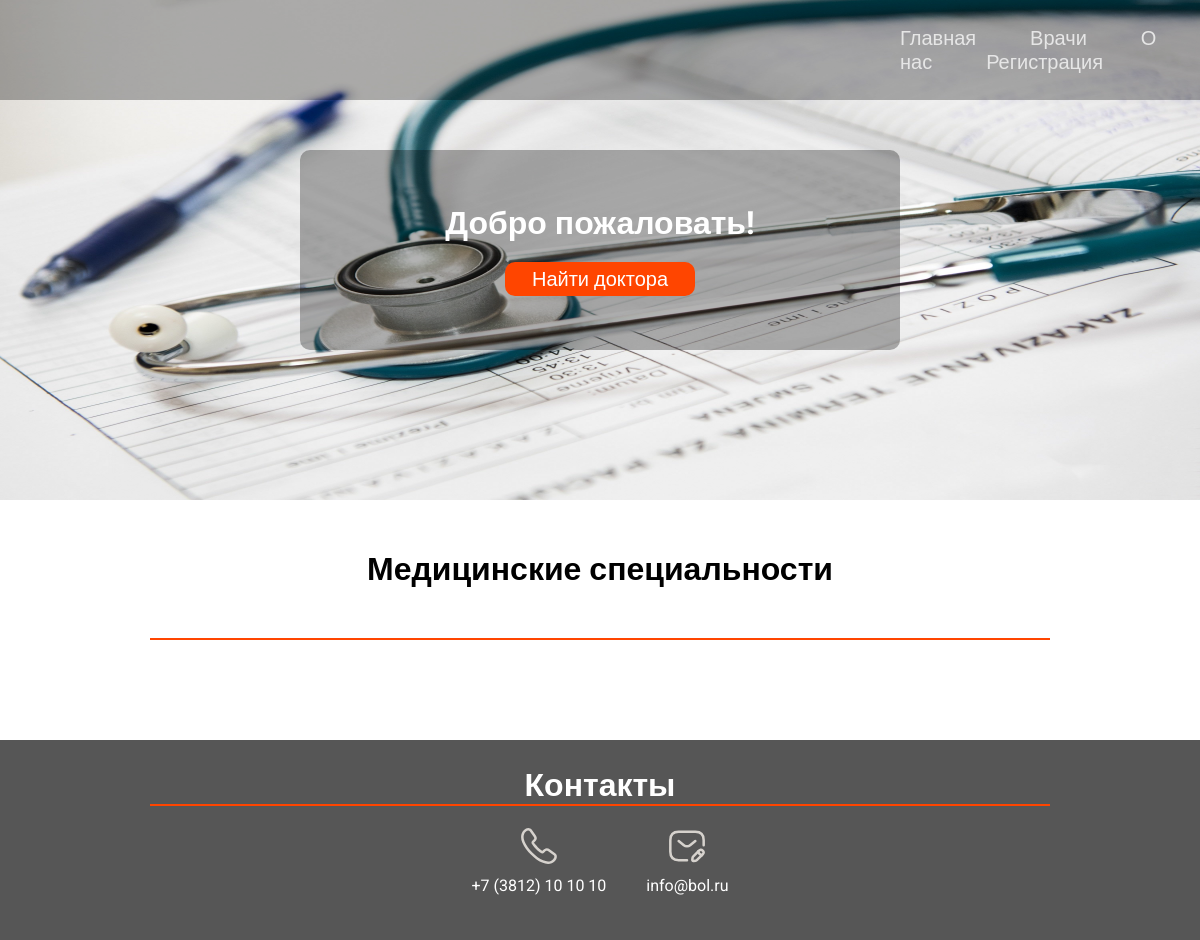
Before: / with the older database file.
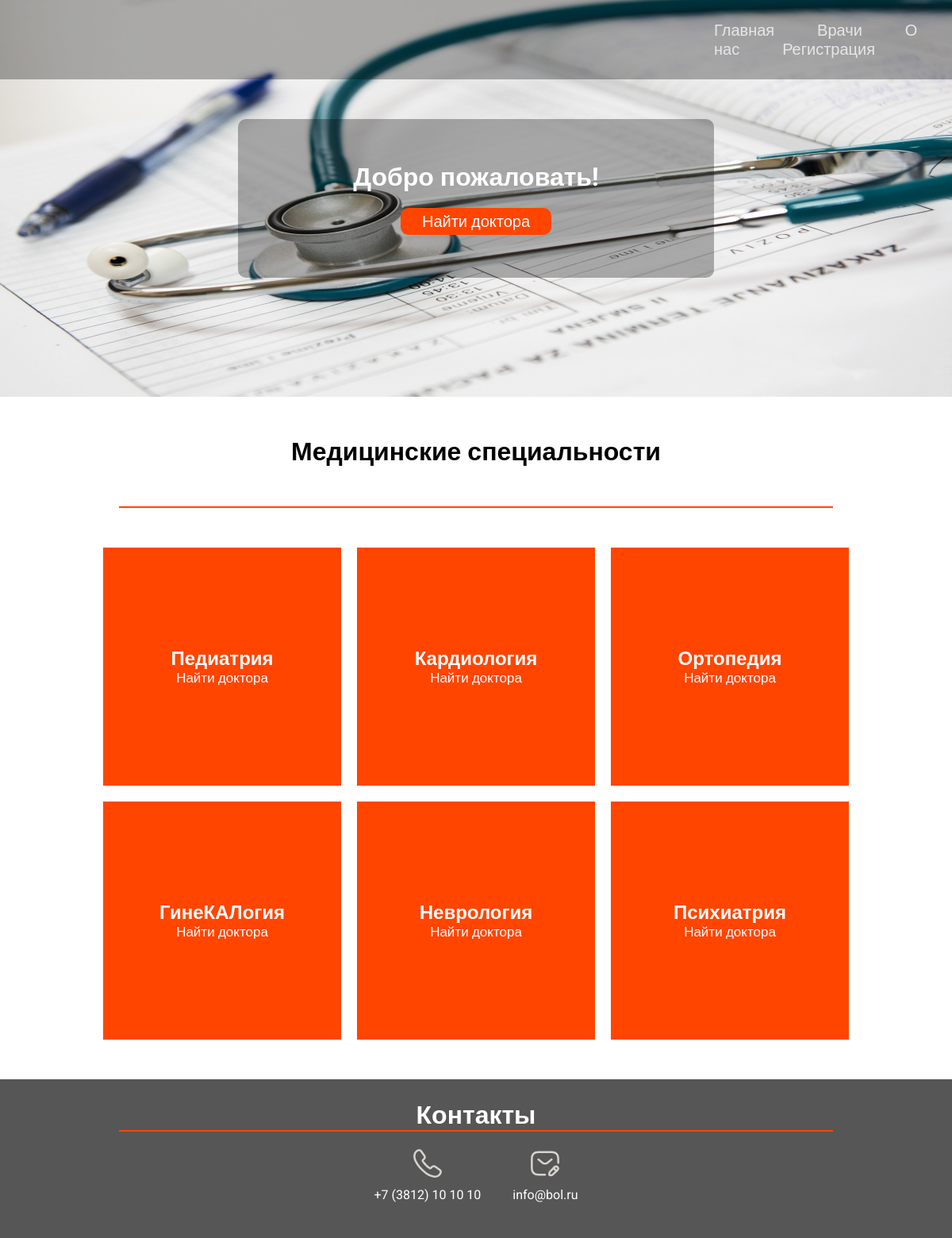
After: the same page with the newer database file.
### tables this page shows
CREATE TABLE `specialties` (
  `id` int NOT NULL,
  `name` varchar(255) NOT NULL,
  `img` varchar(255) NOT NULL
);

### index.php (the view)
<?php
include "components/header.php";
?>
<main>
<div class="board">
    <div class="find">
        <h1>Добро пожаловать!</h1>
        <a href="doctors.php">Найти доктора</a>
    </div>
</div>
<h1>Медицинские специальности</h1>
<div class="line"></div>
<div class="specialties">
    <?php
    $specialties = $core->query("SELECT * FROM `specialties`");
    while($specialt = $specialties->fetch_assoc()){
        ?>
            <div class="specialt">
                <p><?= $specialt['name']?></p>
                <a href="doctors.php">Найти доктора</a>
            </div>
        <?php
    }
    ?>
</div>
</main>
<?php
include "components/footer.php";
?>

### components/header.php (shortened to what this page needs)
<!DOCTYPE html>
<html lang="en">
<head>
    <link rel="stylesheet" href="/css/index.css">
</head>
<body>
<header>
    <div class="buttons">
        <a href="/index.php">Главная</a>
        <a href="/doctors.php">Врачи</a>
        <a href="/about.php">О нас</a>
        <?php
        if(!isset($_SESSION['user'])){
            ?>
                <button onclick="openModal1()">Регистрация</button>
            <?php
        } else { ?>
                <a href="/logout.php">user</a>
        <?php }
        ?>
    </div>
</header>

### components/footer.php (shortened to what this page needs)
<footer>
    <h1>Контакты</h1>
    <div class="line"></div>
    <div class="link">
        <div class="phone">
            <img src="img/icons/call.svg">
            <p>+7 (3812) 10 10 10</p>
        </div>
        <div class="mail">
            <img src="img/icons/sms-edit.svg">
            <p>info@bol.ru</p>
        </div>
    </div>
</footer>
</body>
</html>

### css/index.css (style rules this page uses)
* { padding: 0; margin: 0; font-family: 'Roboto', sans-serif; }
main { display: flex; justify-content: center; align-items: center; flex-direction: column; gap: 50px; }
header { width: 100%; height: 100px; background-color: rgba(0, 0, 0, 0.3); display: flex; justify-content: center; align-items: center; gap: 900px; position: fixed; z-index: 1; }
header a { color: #e6e6e6; font-size: 20px; font-weight: 500; text-decoration: none; margin-right: 50px; }
header button { color: #e6e6e6; font-size: 20px; font-weight: 500; text-decoration: none; margin-right: 50px; background-color: rgba(0, 0, 0, 0); border: none; }
.board { width: 100%; height: 500px; background: url('/img/2.jpg'); background-size: 100% 100%; display: flex; justify-content: center; align-items: center; }
.find { height: 200px; width: 600px; background-color: rgba(0, 0, 0, 0.3); border-radius: 10px; color: #fff; display: flex; flex-direction: column; align-items: center; justify-content: center; }
.find a { margin-top: 20px; font-size: 20px; text-decoration: none; color: #fff; width: 180px; padding: 5px; border-radius: 10px; background-color: orangered; text-align: center; }
.specialties { display: flex; flex-direction: row; flex-wrap: wrap; width: 960px; height: auto; gap: 20px; justify-content: center; align-items: center; }
.specialt { width: 300px; height: 300px; background-color: orangered; display: flex; flex-direction: column; justify-content: center; align-items: center; color: #fff; font-size: 24px; font-weight: 700; }
.specialt a { color: #fff; font-size: 17px; font-weight: 500; text-decoration: none; }
.line { background-color: orangered; width: 900px; height: 2px; }
footer { margin-top: 50px; width: 100%; height: 200px; display: flex; flex-direction: column; justify-content: center; align-items: center; background-color: #565656; color: #fff; }
footer .link { display: flex; justify-content: center; gap: 40px; padding: 20px; }
footer .link div { display: flex; flex-direction: column; justify-content: center; align-items: center; gap: 10px; }
footer .link img { height: 40px; width: auto; filter: invert(100%); }

Changed rows visible on the page:
added specialties: name "Педиатрия"
added specialties: name "Кардиология"
added specialties: name "Ортопедия"
added specialties: name "ГинеКАЛогия"
added specialties: name "Неврология"
added specialties: name "Психиатрия"
